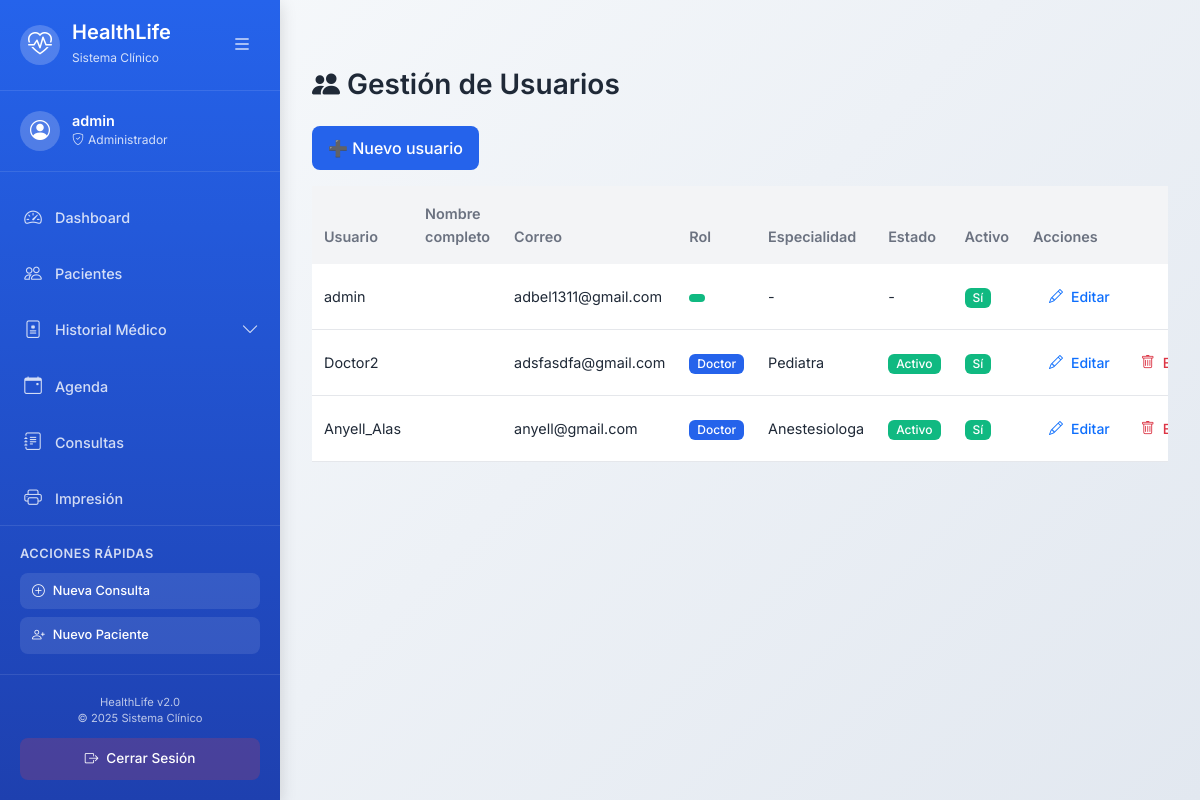
/usuarios/gestion_usuarios/ (signed in), run on an earlier commit of the app's database.
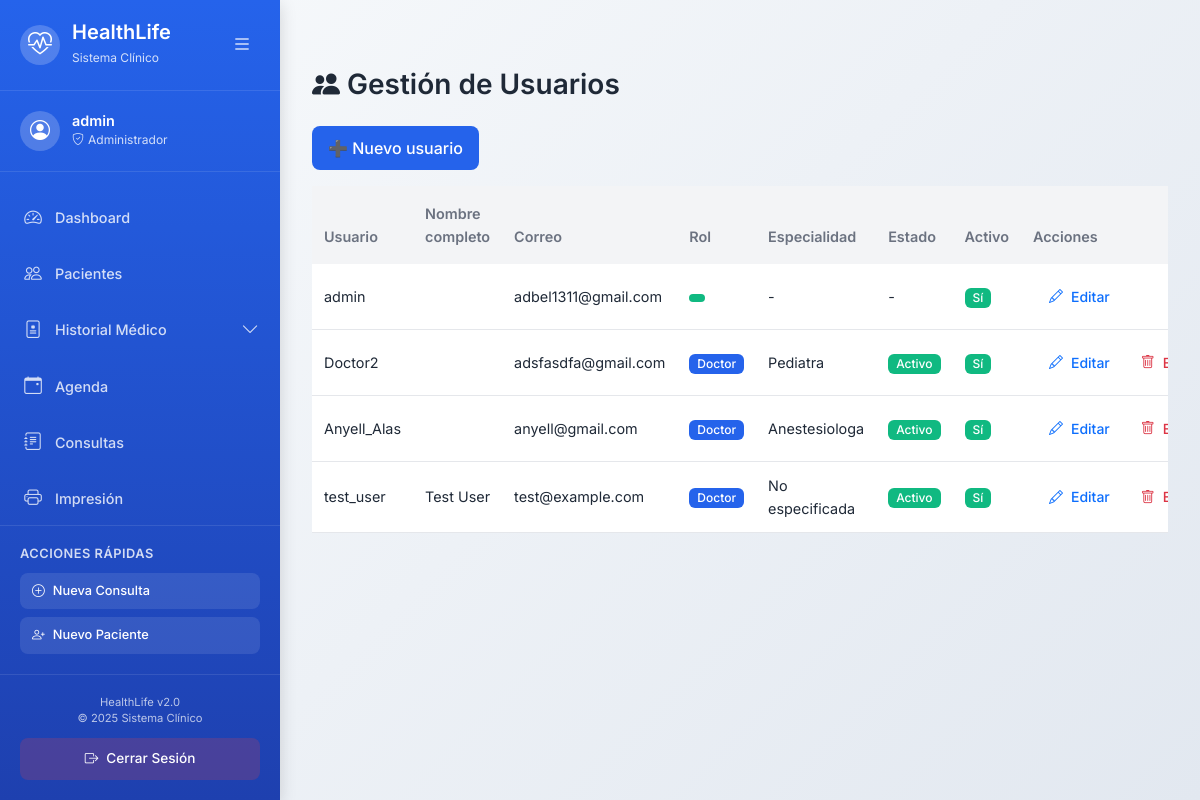
And on a later commit of the database.
### usuarios/models.py (models this page shows, shortened)
class CustomUser(AbstractUser):
    email = models.EmailField(unique=True)
    firma_digital = models.ImageField(upload_to='firmas/', blank=True, null=True)
    especialidad = models.CharField(max_length=100, blank=True, null=True)
    rol = models.CharField(max_length=50, choices=[
        ('administrador', 'Administrador'),
        ('doctor', 'Doctor'),
        ('recepcionista', 'Recepcionista'),
    ])
    numero_colegio = models.CharField(max_length=20, blank=True, null=True, verbose_name="Número de Colegio Médico")
    telefono = models.CharField(max_length=15, blank=True, null=True)
    direccion_consultorio = models.TextField(blank=True, null=True)
    foto = models.ImageField(upload_to='doctores/', blank=True, null=True)
    biografia = models.TextField(blank=True, null=True)
    ESTADOS = [
        ('activo', 'Activo'),
        ('inactivo', 'Inactivo'),
        ('vacaciones', 'Vacaciones'),
        ('licencia', 'Licencia'),
    ]
    estado = models.CharField(max_length=20, choices=ESTADOS, default='activo')
    @property
    def nombre_completo(self):
        return f"{self.first_name} {self.last_name}".strip()
    @property
    def es_doctor(self):
        return self.rol == 'doctor'

### usuarios/views.py (the view)
# urls.py: path('gestion_usuarios/', views.gestion_usuarios, name='gestion_usuarios'),
@user_passes_test(es_admin)
def gestion_usuarios(request):
    usuarios = CustomUser.objects.all()
    return render(request, 'usuarios/gestion_usuarios.html', {'usuarios': usuarios})

### usuarios/views.py (called while the page is built)
def es_admin(user):
    return user.is_superuser or user.rol == 'administrador'

### templates/usuarios/gestion_usuarios.html (shortened to what this page needs)
{% extends 'base.html' %}
{% block content %}
<div class="container mt-5">
    <h2 class="mb-4"><i class="bi bi-people-fill"></i> Gestión de Usuarios</h2>
    <a href="{% url 'crear_usuario' %}" class="btn btn-primary mb-3">➕ Nuevo usuario</a>
    <div class="table-responsive">
        <table class="table table-bordered table-hover">
            <thead class="table-success">
                <tr>
                    <th>Usuario</th>
                    <th>Nombre completo</th>
                    <th>Correo</th>
                    <th>Rol</th>
                    <th>Especialidad</th>
                    <th>Estado</th>
                    <th>Activo</th>
                    <th>Acciones</th>
                </tr>
            </thead>
            <tbody>
                {% for u in usuarios %}
                <tr>
                    <td>{{ u.username }}</td>
                    <td>{{ u.nombre_completo }}</td>
                    <td>{{ u.email }}</td>
                    <td>
                        <span class="badge {% if u.rol == 'administrador' %}bg-danger{% elif u.rol == 'doctor' %}bg-primary{% else %}bg-success{% endif %}">
                            {{ u.get_rol_display }}
                        </span>
                    </td>
                    <td>
                        {% if u.es_doctor %}
                            {{ u.especialidad|default:"No especificada" }}
                        {% else %}
                            -
                        {% endif %}
                    </td>
                    <td>
                        {% if u.es_doctor %}
                            <span class="badge {% if u.estado == 'activo' %}bg-success{% elif u.estado == 'inactivo' %}bg-danger{% elif u.estado == 'vacaciones' %}bg-warning{% else %}bg-info{% endif %}">
                                {{ u.get_estado_display }}
                            </span>
                        {% else %}
                            -
                        {% endif %}
                    </td>
                    <td>
                        {% if u.is_active %}
                            <span class="badge bg-success">Sí</span>
                        {% else %}
                            <span class="badge bg-danger">No</span>
                        {% endif %}
                    </td>
                    <td>
                        <div class="btn-group" role="group">
                            <a href="{% url 'editar_usuario' u.pk %}" class="btn btn-sm btn-outline-primary">
                                <i class="bi bi-pencil"></i> Editar
                            </a>
                            {% if u != request.user %}
                                <a href="{% url 'eliminar_usuario' u.pk %}" class="btn btn-sm btn-outline-danger">
                                    <i class="bi bi-trash"></i> Eliminar
                                </a>
                            {% endif %}
                        </div>
                    </td>
                </tr>
                {% empty %}
                <tr>
                    <td colspan="8" class="text-center">No hay usuarios registrados</td>
                </tr>
                {% endfor %}
            </tbody>
        </table>
    </div>
</div>
{% endblock %}

### templates/base.html (shortened to what the changed rows need)
<!DOCTYPE html>
<html lang="es">
{% load static %}
<head>
    <link href="https://cdn.jsdelivr.net/npm/bootstrap@5.3.0/dist/css/bootstrap.min.css" rel="stylesheet">
    <link href="https://cdn.jsdelivr.net/npm/bootstrap-icons@1.10.0/font/bootstrap-icons.css" rel="stylesheet">
    <link rel="stylesheet" href="{% static 'css/style.css' %}">
    <link rel="stylesheet" href="{% static 'css/dashboard.css' %}">
    <link rel="stylesheet" href="{% static 'css/login.css' %}">
    <link rel="stylesheet" href="{% static 'css/sidebar.css' %}">
</head>
<body>
    <div class="sidebar" id="sidebar">
        <div class="user-info">
            <div class="user-details">
                <h6>{{ user.get_full_name|default:user.username }}</h6>
                <span class="user-role">
                    {% if user.is_superuser %}
                        <i class="bi bi-shield-check"></i> Administrador
                    {% elif user.is_staff %}
                        <i class="bi bi-person-gear"></i> Staff
                    {% else %}
                        <i class="bi bi-person-badge"></i> Usuario
                    {% endif %}
                </span>
            </div>
        </div>
    </div>
    <div class="main-content" id="mainContent">
        <div class="page-content">
            {% block content %}{% endblock %}
        </div>
    </div>
</body>
</html>

What changed in the data, as far as the page shows it:
added CustomUser: username "test_user", nombre_completo "Test User", email "test@example.com", rol "Doctor", especialidad "No especificada", estado "Activo", is_active "Sí"
